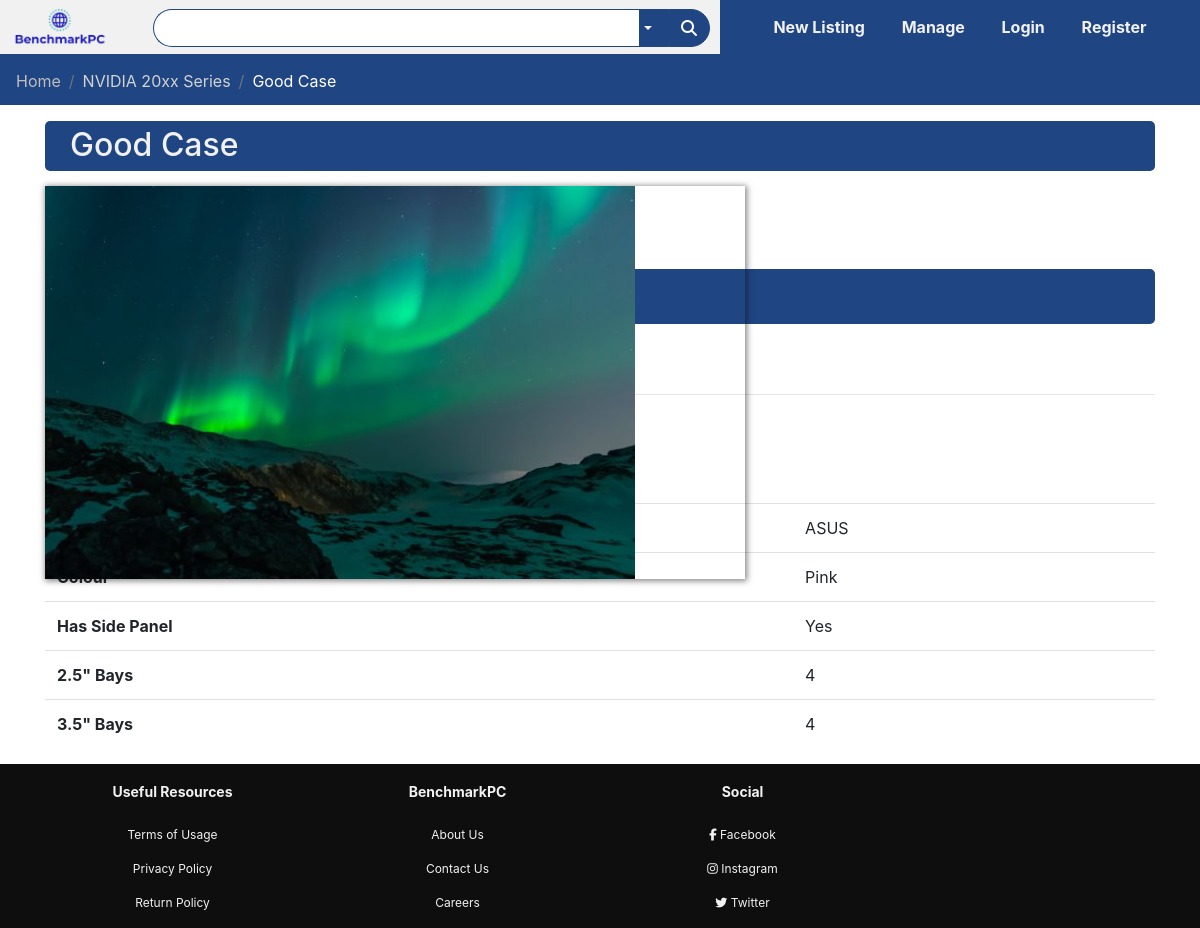
/listing/2, run on the app's committed database.
### bench/models.py (models this page shows)
class Listing(db.Model):
    id = db.Column(db.Integer, primary_key=True)
    ListingScore = db.Column(db.Integer, nullable=True)
    ListingState = db.Column(db.Integer, nullable=True, server_default="Open")
    ListingName = db.Column(db.String(80), unique=False, nullable=False)
    ListingPrice = db.Column(db.Numeric, unique=False, nullable=False)
    ListingType = db.Column(db.String(80), unique=False, nullable=False)
    ListingDescription = db.Column(
        db.String(80), unique=False, nullable=False, default="Empty")
    ListingTimeStamp = db.Column(
        db.DateTime, default=datetime.datetime.utcnow(), nullable=False)
    userId = db.Column(db.Integer, db.ForeignKey('user.id'))

class Case(db.Model):
    id = db.Column(db.Integer, primary_key=True)
    manufacturer = db.Column(db.String(80), nullable=False)
    colour = db.Column(db.String(80), nullable=True)
    sidePanel = db.Column(db.String(80), nullable=True)
    internal25Bays = db.Column(db.Integer, nullable=True)
    internal35Bays = db.Column(db.Integer, nullable=True)
    caseListing = db.Column(db.Integer, db.ForeignKey('listing.id'))

### bench/routes.py (the view, shortened to what this page needs)
@app.route('/listing/<id>', methods=['GET','POST'])
def viewListingNumber(id):
    title = "Listing | BenchmarkPC"
    print("Viewing Listing: " + id)
    listing = Listing.query.filter_by(id=id).first_or_404()
    user = User.query.filter_by(id=listing.userId).first()
    date = str(listing.ListingTimeStamp.day) + "/" + str(listing.ListingTimeStamp.month) + "/" + str(listing.ListingTimeStamp.year)
    form = bidForm()
    image = Images.query.filter_by(ImageListing=listing.id).first()
    if(image is not None):
        image =  "\\static\\Images\\" + image.ImageName
    else:
        image = r"\static\placeholder.png"
    if(listing.ListingType == "CPU"):
        details = CPU.query.filter_by(CPUListing=listing.id).first()
        return render_template("ViewListingTemplates/CPUListing.html", title=title,
        listing=listing,user=user,date=date,details=details,form=form, image=image )
    elif(listing.ListingType == "Graphics Card"):
        details = GPU.query.filter_by(GPUListing=listing.id).first()
        return render_template("ViewListingTemplates/GPUListing.html", title=title,
        listing=listing,user=user,date=date,details=details,form=form, image=image)
    elif(listing.ListingType == "CPU Cooler"):
        details = CPUCooler.query.filter_by(CPUCoolerListing=listing.id).first()
        return render_template("ViewListingTemplates/CPUCooler.html", title=title,
        listing=listing,user=user,date=date,details=details,form=form, image=image)
    elif(listing.ListingType == "Memory"):
        details = Memory.query.filter_by(memoryListing=listing.id).first()
        return render_template("ViewListingTemplates/Memory.html", title=title,
        listing=listing,user=user,date=date,details=details,form=form)
    elif(listing.ListingType == "Case"):
        details = Case.query.filter_by(caseListing=listing.id).first()
        return render_template("ViewListingTemplates/Case.html", title=title,
        listing=listing,user=user,date=date,details=details,form=form, image=image)
    elif(listing.ListingType == "Power Supply"):
        details = PowerSupply.query.filter_by(PowerSupplyListing=listing.id).first()
        return render_template("ViewListingTemplates/PowerSupply.html", title=title,
        listing=listing,user=user,date=date,details=details,form=form, image=image)
    elif(listing.ListingType == "Motherboard"):
        details = Motherboard.query.filter_by(MotherboardListing=listing.id).first()
        return render_template("ViewListingTemplates/Motherboard.html", title=title,
        listing=listing,user=user,date=date,details=details,form=form, image=image)
    else:
        return redirect("/")

### forms.py
class bidForm(FlaskForm):
    pass;

### bench/templates/ViewListingTemplates/Case.html
{% extends '/ViewListingTemplates/standardListing.html' %}
{% block specifications %}
<tr>
    <th scope="row">Manufacturer</th>
    <td>{{details.manufacturer}}</td>
</tr>
<tr>
    <th scope="row">Colour</th>
    <td>{{details.colour}}</td>
</tr>
<tr>
    <th scope="row">Has Side Panel</th>
    <td>{{details.sidePanel}}</td>
</tr>
<tr>
        <th scope="row">2.5" Bays</th>
        <td>{{details.internal25Bays}}</td>
    </tr>
    <tr>
            <th scope="row">3.5" Bays</th>
            <td>{{details.internal35Bays}}</td>
        </tr>
{% endblock %}

### bench/templates/ViewListingTemplates/standardListing.html (shortened to what this page needs)
{% extends 'base.html' %}
        {% block breadcrumb %}
        <nav aria-label="breadcrumb">
            <ol class="breadcrumb">
                <li class="breadcrumb-item"><a style="color: rgb(190, 190, 190)" href="/">Home</a></li>
                <li class="breadcrumb-item"><a style="color: rgb(210, 210, 210)" href="#">NVIDIA 20xx Series</a></li>
                <li class="breadcrumb-item active" aria-current="page">{{ listing.ListingName }}</li>
            </ol>
        </nav>
        {% endblock %}
        {% block content %}
        <section class="listing-header">
            <div class="container">
                <div class="listing-header-box">
                    <h2>{{ listing.ListingName }}</h2>
                </div>
            </div>
        </section>
        <section class="product-display">
            <div class="container">
                <div class="row">
                    <div class="col-md-5-5">
                        <div class="product-carousel">
                            <div id="product-carousel" class="carousel slide carousel-fade" data-ride="carousel">
                                <div class="carousel-inner">
                                    <div class="carousel-item active product-carousel-container">
                                    <img src="{{ image }}"   class="" alt="Work Please">
                                    </div>
                                </div>
                            </div>
                        </div>
                    </div>
                </div>
                <div class="price-header-box">
                    <h2>${{ "{0: .2f}".format(listing.ListingPrice)}}</h2>
                </div>
            </div>
        </section>
        <section class="description">
            <div class="container">
                <div class="body-header-box">
                    <h2>Product Description</h2>
                </div>
                <div class="description-body-box">
                </div>
            </div>
        </section>
        <section class="specifications">
            <div class="container">
                <div class="body-header-box">
                    <h2>Specifications</h2>
                </div>
                <div class="specifications-body-box">
                    <table class="table">
                        <tbody>
                            {% block specifications %}
                            {% endblock %}
                        </tbody>
                    </table>
                </div>
            </div>
        </section>
        {% endblock %}

### bench/static/styles/base.css (style rules this page uses)
* { margin: 0; padding: 0; }
body { background-color: #f1f1f1; font-family: sans-serif; }
.carousel { box-shadow: 1px 1px 6px 1px rgba(12, 12, 12, 0.5); }
.breadcrumb { position: relative; top: -20; border-radius: 0px !important; background-color: #1f4582 !important; }
.breadcrumb-item { color: white !important; }
.listing-header-box { background-color: #1f4582; color: #f1f1f1; border-radius: 5px; height: 50px; }
.listing-header-box h2 { padding: 5px 0px; margin: 0px 25px; }
.product-carousel { width: 700px; padding: 15px 0px; margin-left: 15px; }
.product-carousel-container { display: block; width: 100%; height: auto; position: relative; overflow: hidden; padding: 56.2% 0 0 0; }
.product-carousel-container img { display: block; max-width: 100%; max-height: 100%; position: absolute; top: 0; bottom: 0; left: 0; right: 0; }
.price-header-box { background-color: #1f4582; color: #f1f1f1; border-radius: 5px; height: 55px; clear: both; margin-top: 25px; }
.price-header-box h2 { padding-left: 10px; display: inline; font-size: 36px; }
.body-header-box { margin: 15px 0px; }

### data on the page
Listing: ListingName "Good Case"
Case: manufacturer "ASUS", colour "Pink", sidePanel "Yes", internal25Bays "4", internal35Bays "4"
